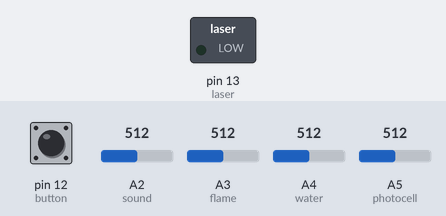
Bench run of a sketch on a simulated Arduino Uno, built with avr-gcc and run on an emulated ATmega328P. Parts: switched loads named in the sketch (green lamp = pin HIGH). The inputs (shaded band) are chosen by the test bench; at power-on: pin 12 (button) LOW, A3 (flame) = 512, A5 (photocell) = 512, A2 (sound) = 512, A4 (water) = 512. What the sketch prints to the serial monitor is not drawn.

Above: at 1.2 s.
1.3 s: pin 12 (button) pulled HIGH for 0.15 s
At 2.4 s:
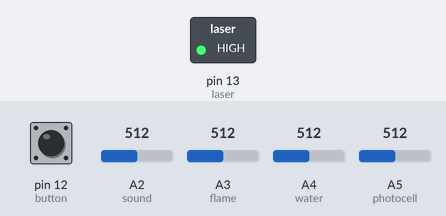
4.5 s: A3 (flame) set to 666
6.0 s: A3 (flame) set to 701
7.5 s: A5 (photocell) set to 110
9.0 s: A5 (photocell) set to 92
At 10.0 s:
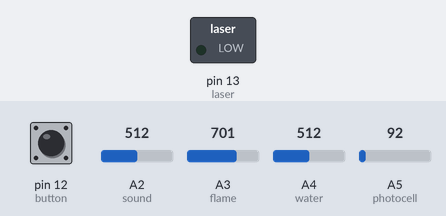
Timing chart, 0 to 11.5 s (numbered marks = the images above; inputs shaded):
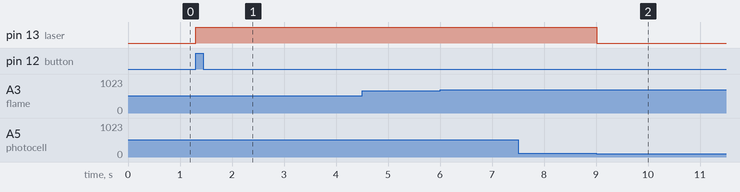

Measured:
- the behaviour switches between 100 and 99 on A5 (photocell) (found by bisection; images 1 and 2)
- after the input at 1.3 s, pin 13 (laser): LOW → HIGH at once
- after the input at 9.0 s, pin 13 (laser): HIGH → LOW at once

The sketch:

laser.ino
```cpp
#include <SoftwareSerial.h>

// Used to connect second arduino with keypad to this one
const byte rxPin = 2;
const byte txPin = 3;
SoftwareSerial myserial (rxPin, txPin);

int sound_val = 0; // to check intensity of sound
int water_val = 0; // to checl hieght of water level
int flame_val = 0; // to check proximity of flame
const int sensorMin = 0;     // sensor minimum for flame
const int sensorMax = 1024;  // sensor maximum for flame

const int x_pin = A0; //joystick horizontal/x-axis
const int y_pin = A1; //joystick vertical/y-axis
const int sound = A2; // sound sensor
const int flame = A3; // flame sensor
const int water = A4; // water sensor
const int photocell = A5; // photocell input
const int SW_pin = 10; // joystick "click"
const int laser = 13; // laser emitor
const int button = 12; // button to activate laser
const int magnet = 11; // electromagnetic sensor

int hitSensor, hitButton; // hitButton check if button has been pressed, hitSensor checks if photocell has beeen hit
boolean laserOn = false; // bool to turn on and off laser

//////////////////////////////////////////////////////////////////
//// code won't compile if this function comes after void loop ////
//////////////////////////////////////////////////////////////////
void establishContact() {
  while (Serial.available() <= 0) {
    Serial.println("0,0,0");   // send an initial string
    delay(300);
  }
}//////////// THIS CODE IS FROM AN IN CLASS EXAMPLE ///////////////


void setup ()
{
   pinMode (laser, OUTPUT);
   pinMode (photocell, INPUT);
   pinMode (button, INPUT);
   pinMode (water, INPUT);
   pinMode (flame, INPUT);
   pinMode (sound, INPUT);
   pinMode(SW_pin, INPUT);
   digitalWrite(SW_pin, HIGH); // needed or esle SW_pin input doesn't work?
   myserial.begin(9600); // start serial communication with second arduino
   Serial.begin(9600); // start serial communication with processing
}
void loop () {

  /////// READ KEYPAD //////////////
  if(myserial.available() > 0){
    String letter = myserial.readString(); // read input
    Serial.println(letter); // send to Processing
  }


  ////////// READ BUTTON _ TURN ON LASER _ READ PHOTOCELL //////////////////
  hitButton = digitalRead(button); // read input
  if (hitButton == HIGH) {
    laserOn = true; // turn on laser
  }

  if (laserOn) {
    digitalWrite(laser, HIGH); // turn on the laser head
  }
  else {
    digitalWrite(laser, LOW); // turn off the laser head
  }
   hitSensor = analogRead(photocell); //read photocell
   if (hitSensor < 100) { //if hit
    laserOn = false; //turn off laser
    Serial.println("L"); // send success to processing
   }

   //////// READ JOYSTICK /////////
  if (x_pin > 800) {
    Serial.println("r"); // send right to processing
  }
  else if (x_pin < 300) {
    Serial.println("l"); // send left to processing
  }
  else if (y_pin > 800) {
    Serial.println("u"); // send up to processing
  }
  else if (y_pin < 300) {
    Serial.println("d"); // send down to processing
  }
  if (SW_pin == 0){ // if joystick is clicked
  Serial.println("t"); // send t for text to processing
  }

////// READ SOUND ////////////
  sound_val = analogRead(sound); // read sound sensor
  if (sound_val > 100) { // if sound is loud
  Serial.print("S"); // send success to processing
  }

////// READ FLAME /////////////
  // read the sensor
  flame_val = analogRead(flame);
  // map the sensor range (four options):
  // ex: 'long int map(long int, long int, long int, long int, long int)'
  int range = map(flame_val, sensorMin, sensorMax, 0, 3);
  if(range > 1) { // if flame is semi-close
    Serial.print("F"); // send success to processing
  }

//Source: https://create.arduino.cc/projecthub/SURYATEJA/arduino-modules-flame-sensor-6322fb
// For mapping and range values
//  // range value:
//  switch (range) {
//  case 0:    // A fire closer than 1.5 feet away.
//    Serial.println("** Close Fire **");
//    break;
//  case 1:    // A fire between 1-3 feet away.
//    Serial.println("** Distant Fire **");
//    break;
//  case 2:    // No fire detected.
//    Serial.println("No Fire");
//    break;
//  }

  ////////////// WATER //////////////
  water_val = analogRead(water);
  if (water_val > 30) { // if water is at 30 mm
  Serial.println("W"); // send success to processing
  }

  //delay(10);
}
```
